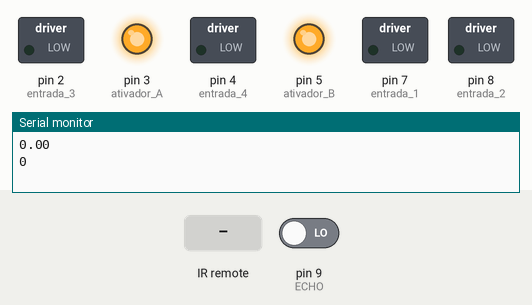
Bench run of a sketch on a simulated Arduino Uno, built with avr-gcc and run on an emulated ATmega328P. Shown: switched loads named in the sketch (green lamp = pin HIGH), output pins drawn as LEDs (lit = HIGH), the last lines printed to the serial monitor. The test bench sets the inputs (shaded band); at power-on: pin 9 (ECHO) LOW.

Above: at 1.2 s.
1.3 s: infrared code 0xFF6897 received
At 2.5 s:
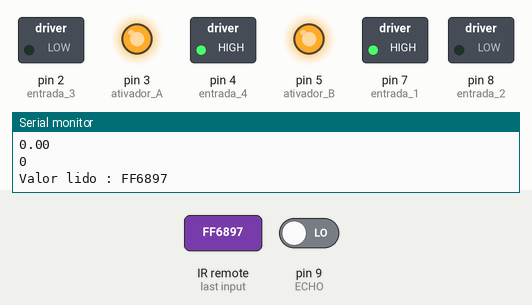
3.5 s: infrared code 0xFF28D7 received
At 5.2 s:
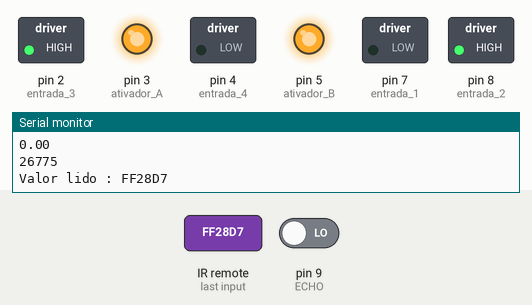
5.5 s: infrared code 0xFF8877 received
At 6.9 s:
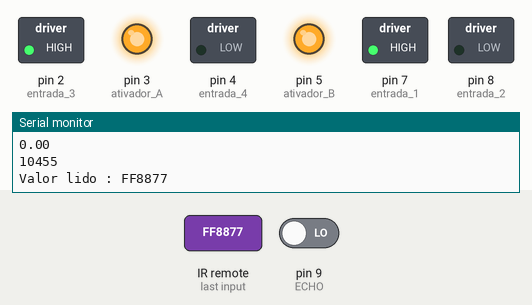
7.5 s: infrared code 0xFF9867 received
At 9.3 s:
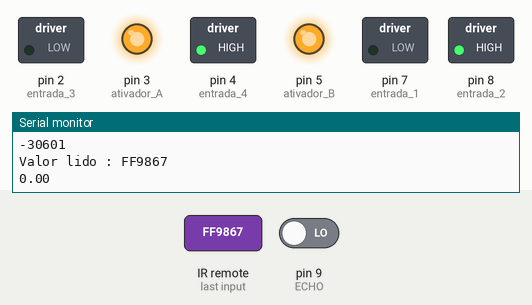
Timing chart, 0 to 12.5 s (numbered marks = the images above; inputs shaded):
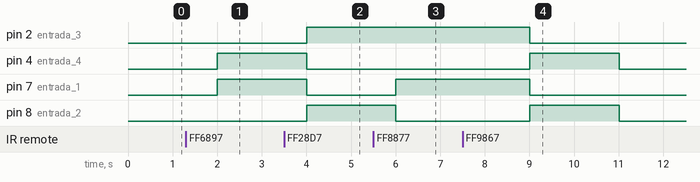

The sketch:

licaser.ino
```cpp
#include <IRremote.h>	// Biblioteca de funcionamento do controle remoto

//Constantes simbólicas do sensor ultrassônico

#define TRIGGER 10
#define ECHO 9

// Constantes simbólicas para desligar o motor

#define DIST_SEGURA 30  // Distancia segura de 30cm quando estiver em ré para não bater
#define COD_RE -26521   // Código recebido no loop depois de apertar o botão da ré e antes de receber outro valor

//Variáveis do acionador do motor

int ativador_A = 3;		// Ativa canal 3 e 4
int entrada_1 = 7;		// Entrada 1 da Ponte H (Canal 3 e 4)
int entrada_2 = 8;		// Entrada 2 da Ponte H (Canal 3 e 4)
int entrada_3 = 2;		// Entrada 1 da Ponte H (Canal 1 e 2)
int entrada_4 = 4;		// Entrada 2 da Ponte H (Canal 1 e 2)
int ativador_B = 5;		// Ativa canal 1 e 2

// Variáveis do sensor infravermelho

int pinoRecepitorIR = 6;// Pino onde está ligado o sensor
int valorRecebido;		// Variável para receber valores do controle
int right = 0xFF6897;	// Valor botão 6 = ir para direita
int left = 0xFF28D7;	// Valor botão 4 = ir para esquerda
int foward = 0xFF8877;	// Valor botão 2 = ir pra frente
int back = 0xFF9867;	// Valor botão 8 = ir para trás (ré)
int stop = 0xFF;		// Valor botão power = parar

double duracao; //Variável para armazenar a duração do pulso do sensor ultrassônico
double dist;    //Variável para armazenar a distância convertida em cm

// Habilita o pino para receber informações do controle remoto
IRrecv irrecv(pinoRecepitorIR);
decode_results results; // Armazena as informações do controle remoto

//Função para calcular a distância do pulso
double calculoD() {

  digitalWrite(TRIGGER, HIGH);
  delayMicroseconds(10);
  digitalWrite (TRIGGER, LOW);

  duracao = pulseIn(ECHO, HIGH);

  return 2 * (duracao / 58);
}

//Função para ir para frente
void frente() {

  /*Ligando uma entrada, e desativando outra controla
    o sentido da corrente */
  //Sentido para frente//
  digitalWrite(entrada_1, HIGH);
  digitalWrite(entrada_2, LOW);

  digitalWrite(entrada_3, HIGH);
  digitalWrite(entrada_4, LOW);
}

// Função para ir de ré
void re() {

  // Inverso da função anterior, sentido reverso
  digitalWrite(entrada_1, LOW);
  digitalWrite(entrada_2, HIGH);

  digitalWrite(entrada_3, LOW);
  digitalWrite(entrada_4, HIGH);

}

//Função para virar à esquerda
void esquerda() {

  // Um motor para frente e outro para trás para o carro virar
  digitalWrite(entrada_1, LOW);
  digitalWrite(entrada_2, HIGH);

  digitalWrite(entrada_3, HIGH);
  digitalWrite(entrada_4, LOW);
}

//Função para virar à direita
void direita() {

  // Um motor para frente e outro para trás para o carro virar
  // Agora no sentido inverso ao anterior

  digitalWrite(entrada_1, HIGH);
  digitalWrite(entrada_2, LOW);

  digitalWrite(entrada_3, LOW);
  digitalWrite(entrada_4, HIGH);
}

//Função para parar
void parar() {

  // Todos motores param
  digitalWrite(entrada_1, LOW);
  digitalWrite(entrada_2, LOW);

  digitalWrite(entrada_3, LOW);
  digitalWrite(entrada_4, LOW);
}

void setup() {

  // Incializa o monitor serial
  Serial.begin(9600);

  // Inicializa o acionador de motor
  pinMode(ativador_A, OUTPUT);
  pinMode(entrada_1, OUTPUT);
  pinMode(entrada_2, OUTPUT);
  pinMode(ativador_B, OUTPUT);
  pinMode(entrada_3, OUTPUT);
  pinMode(entrada_4, OUTPUT);

  irrecv.enableIRIn(); // Inicializa o receptor IR

  digitalWrite(ativador_A, HIGH); // Liga o ativador da Ponte H (Canal 3 e 4)
  digitalWrite(ativador_B, HIGH); // Liga o ativador da Ponte H (Canal 1 e 2)

}

void loop() {

  // Atribui o resultado da função de calcular distância para a variável dist
  dist = calculoD();
  // Exibe no monitor serial a distância e o valor recebido enquanto nada é pressionado no controle remoto
  Serial.println(dist);
  Serial.println(valorRecebido);

  // Caso a distância seja menor que a distância segura definida e o código seja o código usado na Ré o motor para
  if (dist < DIST_SEGURA && valorRecebido == COD_RE) {
    parar();
  }

  // Recebe os valores do controle remoto
  if (irrecv.decode(&results)) {

    //Exibe no monitor serial os valores Hexadecimais lidos do controle
    Serial.print("Valor lido : ");
    Serial.println(results.value, HEX);
    valorRecebido = (results.value);
    //Atribui esses valores para a variável "ValorRecebido"

    // Caso seja igual ao botão definido para ir para frente
    if (valorRecebido == foward) {
      frente(); // Executa a função de ir para frente
    }

    // Caso seja igual ao botão definido para virar para direita
    if (valorRecebido == right) {
      direita(); // Executa a função de virar para direita
    }

    // Caso seja igual ao botão definido para virar para esquerda
    if (valorRecebido == left) {
      esquerda(); //Executa a função de virar para esquerda
    }

    // Caso seja igual ao botão definido para ir para trás
    if (valorRecebido == back) {
      dist = calculoD();
      Serial.println(dist);
      re(); // Executa a função de ir para trás
    }

    // Caso seja igual ao botão definido para desligar os motores
    if (valorRecebido == stop) {
      parar(); // Executa a função que desliga os motores
    }
    irrecv.resume(); /*Caso nenhum botão seja pressionado,
    sabendo por experimentação que os códigos quando nenhum botão é pressionado não são iguais aos hexadecimais,
    essa função espera um novo botão ser apertado.*/
    dist = calculoD();
  }
}
```

Measured:
- after the input at 1.3 s, pin 4 (entrada_4), pin 7 (entrada_1): LOW → HIGH after 0.70 s
- after the input at 3.5 s, pin 2 (entrada_3), pin 8 (entrada_2): LOW → HIGH after 0.51 s; pin 4 (entrada_4), pin 7 (entrada_1): HIGH → LOW after 0.51 s
- after the input at 5.5 s, pin 7 (entrada_1): LOW → HIGH after 0.51 s; pin 8 (entrada_2): HIGH → LOW after 0.51 s
- after the input at 7.5 s, pin 2 (entrada_3), pin 7 (entrada_1): HIGH → LOW after 1.5 s; pin 4 (entrada_4), pin 8 (entrada_2): LOW → HIGH after 1.5 s, → LOW 2.0 s later
